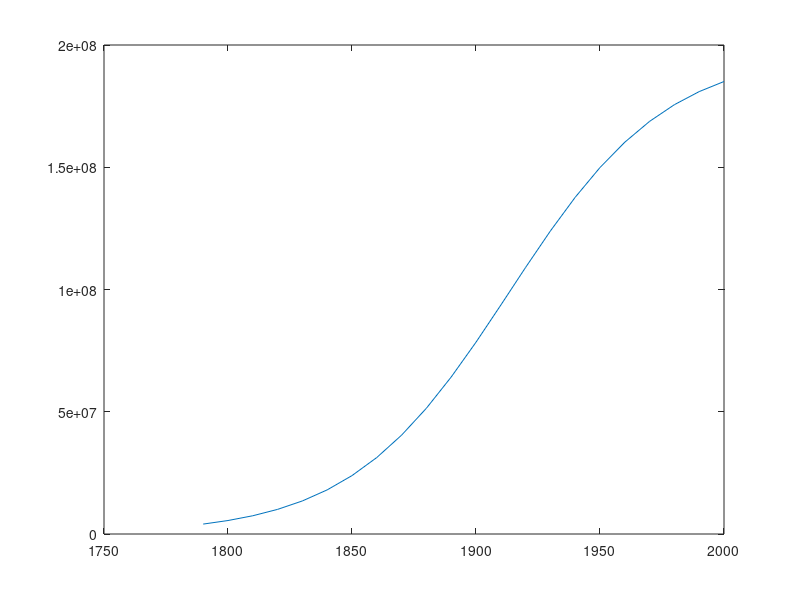

The MATLAB source for this figure:
P = @(t) 197273000./(1+exp(-0.03134.*(t-1913.25)));
year = 1790:10:2000;
now = P(year);

plot(year, now)

last = 0;
year = 1790;
P = @(t) 197273000/(1+exp(-0.03134*(t-1913.25)));
while true
 
    now = P(year);
    if (abs(now-last)<1)
        break
    end
    last = now;
    year =year + 1;
end
fprintf("the steady state year: %d\n", year);